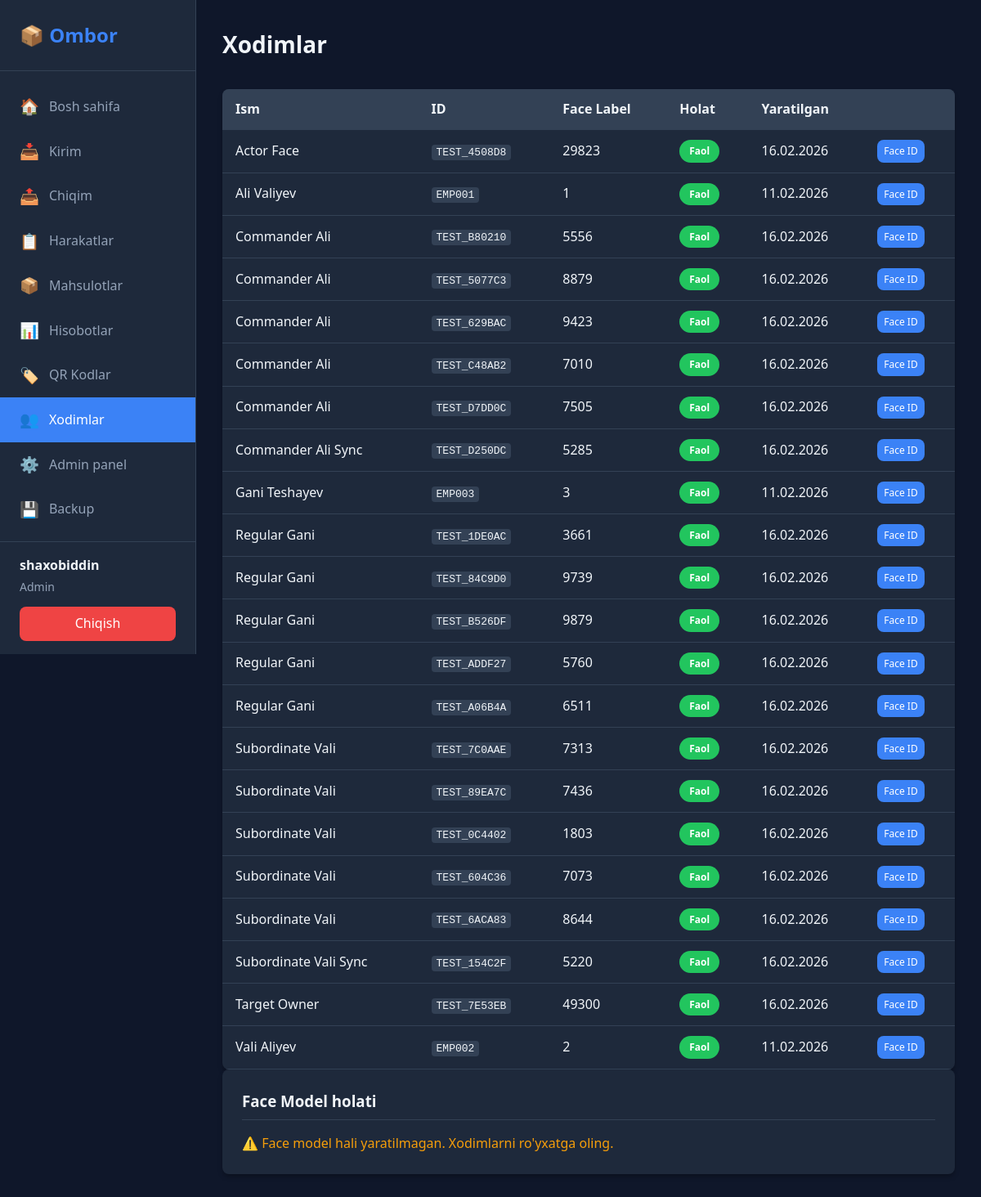
/employees/ (signed in), run on the app's committed database.
### accounts/models.py (models this page shows, shortened)
class User(AbstractUser):
    ROLE_CHOICES = [
        ('admin', 'Admin'),
        ('operator', 'Operator'),
        ('viewer', 'Viewer'),
    ]
    role = models.CharField(
        max_length=20,
        choices=ROLE_CHOICES,
        default='viewer',
        verbose_name="Rol"
    )
    class Meta:
        verbose_name = "Foydalanuvchi"
        verbose_name_plural = "Foydalanuvchilar"
    @property
    def is_admin_role(self):
        return self.role == 'admin'
    @property
    def is_operator_role(self):
        return self.role in ['admin', 'operator']

### inventory/models.py (models this page shows, shortened)
class Employee(models.Model):
    name = models.CharField(max_length=100, verbose_name="Ism")
    employee_id = models.CharField(max_length=50, unique=True, verbose_name="Xodim ID")
    photo = models.ImageField(upload_to='employees/', blank=True, null=True, verbose_name="Rasm")
    face_label = models.IntegerField(unique=True, verbose_name="Face Label (LBPH)")
    is_active = models.BooleanField(default=True, verbose_name="Faol")
    is_commander = models.BooleanField(default=False, verbose_name="Komandir (Rahbar)")
    assigned_categories = models.ManyToManyField(
        'Category',
        blank=True,
        related_name='assigned_employees',
        verbose_name="Biriktirilgan toifalar"
    )
    supervisor = models.ForeignKey(
        'self',
        on_delete=models.SET_NULL,
        null=True,
        blank=True,
        related_name='subordinates',
        verbose_name="Rahbar (Komandir)"
    )
    created_at = models.DateTimeField(auto_now_add=True)
    updated_at = models.DateTimeField(auto_now=True)
    class Meta:
        verbose_name = "Xodim"
        verbose_name_plural = "Xodimlar"
        ordering = ['name']

### inventory/views.py (the view)
# urls.py: path('employees/', views.employee_list, name='employee_list'),
@login_required
@admin_required
def employee_list(request):
    employees = Employee.objects.all().order_by('name')
    context = {
        'employees': employees,
        'face_service': FaceService(),
    }
    return render(request, 'inventory/employee_list.html', context)

### inventory/face_service.py (called while the page is built)
    def model_exists(self) -> bool:
        if not os.path.isdir(self.MODEL_DIR):
            return False
        return len(glob.glob(os.path.join(self.MODEL_DIR, '*.yml'))) > 0

### templates/inventory/employee_list.html (shortened to what this page needs)
{% extends 'base.html' %}
{% block content %}
<div class="page-header">
    <h1>Xodimlar</h1>
</div>
<div class="table-container">
    <table class="table">
        <thead>
            <tr>
                <th>Ism</th>
                <th>ID</th>
                <th>Face Label</th>
                <th>Holat</th>
                <th>Yaratilgan</th>
                <th></th>
            </tr>
        </thead>
        <tbody>
            {% for employee in employees %}
            <tr>
                <td>{{ employee.name }}</td>
                <td><code>{{ employee.employee_id }}</code></td>
                <td>{{ employee.face_label }}</td>
                <td>
                    {% if employee.is_active %}
                    <span class="badge badge-success">Faol</span>
                    {% else %}
                    <span class="badge badge-secondary">Nofaol</span>
                    {% endif %}
                </td>
                <td>{{ employee.created_at|date:"d.m.Y" }}</td>
                <td>
                    <a href="{% url 'employee_detail' employee.id %}" class="btn btn-sm btn-primary">
                        Face ID
                    </a>
                </td>
            </tr>
            {% empty %}
            <tr>
                <td colspan="6" class="text-center">Xodim topilmadi</td>
            </tr>
            {% endfor %}
        </tbody>
    </table>
</div>
<div class="info-card">
    <h3>Face Model holati</h3>
    {% if face_service.model_exists %}
    <p class="success">✅ Face model mavjud</p>
    {% else %}
    <p class="warning">⚠️ Face model hali yaratilmagan. Xodimlarni ro'yxatga oling.</p>
    {% endif %}
</div>
{% endblock %}

### templates/base.html (shortened to what this page needs)
<!DOCTYPE html>
<html lang="uz">
<head>
    <link rel="stylesheet" href="/static/css/main.css">
</head>
<body>
    {% if user.is_authenticated %}
    <div class="layout">
        <aside class="sidebar">
            <div class="sidebar-header">
                <h1 class="logo">📦 Ombor</h1>
            </div>
            <nav class="sidebar-nav">
                <a href="{% url 'dashboard' %}"
                    class="nav-item {% if request.resolver_match.url_name == 'dashboard' %}active{% endif %}">
                    <span class="icon">🏠</span> Bosh sahifa
                </a>
                {% if user.is_operator_role %}
                <a href="{% url 'movement_in' %}"
                    class="nav-item {% if request.resolver_match.url_name == 'movement_in' %}active{% endif %}">
                    <span class="icon">📥</span> Kirim
                </a>
                <a href="{% url 'movement_out' %}"
                    class="nav-item {% if request.resolver_match.url_name == 'movement_out' %}active{% endif %}">
                    <span class="icon">📤</span> Chiqim
                </a>
                {% endif %}
                <a href="{% url 'movement_list' %}"
                    class="nav-item {% if request.resolver_match.url_name == 'movement_list' %}active{% endif %}">
                    <span class="icon">📋</span> Harakatlar
                </a>
                <a href="{% url 'product_list' %}"
                    class="nav-item {% if request.resolver_match.url_name == 'product_list' %}active{% endif %}">
                    <span class="icon">📦</span> Mahsulotlar
                </a>
                <a href="{% url 'report_dashboard' %}"
                    class="nav-item {% if 'report' in request.resolver_match.url_name %}active{% endif %}">
                    <span class="icon">📊</span> Hisobotlar
                </a>
                <a href="{% url 'qr_code_dashboard' %}"
                    class="nav-item {% if 'qr' in request.resolver_match.url_name %}active{% endif %}">
                    <span class="icon">🏷️</span> QR Kodlar
                </a>
                {% if user.is_admin_role or user.is_staff or user.is_superuser %}
                <a href="{% url 'employee_list' %}"
                    class="nav-item {% if request.resolver_match.url_name == 'employee_list' %}active{% endif %}">
                    <span class="icon">👥</span> Xodimlar
                </a>
                <a href="{% url 'admin:index' %}" class="nav-item">
                    <span class="icon">⚙️</span> Admin panel
                </a>
                <a href="{% url 'backup_download' %}" class="nav-item">
                    <span class="icon">💾</span> Backup
                </a>
                {% endif %}
            </nav>
            <div class="sidebar-footer">
                <div class="user-info">
                    <span class="user-name">{{ user.username }}</span>
                    <span class="user-role">{{ user.get_role_display }}</span>
                </div>
                <a href="{% url 'logout' %}" class="logout-btn">Chiqish</a>
            </div>
        </aside>
        <main class="main-content">
            {% block content %}{% endblock %}
        </main>
    </div>
    {% else %}
    <div class="auth-container">
        {% block auth_content %}{% endblock %}
    </div>
    {% endif %}
</body>
</html>

### static/css/main.css (style rules this page uses)
:root { --primary: #3b82f6; --primary-dark: #2563eb; --success: #22c55e; --warning: #f59e0b; --danger: #ef4444; --info: #06b6d4; --secondary: #6b7280; --bg: #0f172a; --bg-card: #1e293b; --bg-input: #334155; --text: #f1f5f9; --text-muted: #94a3b8; --border: #334155; --sidebar-width: 240px; --radius: 8px; --shadow: 0 4px 6px -1px rgba(0, 0, 0, 0.3); }
* { box-sizing: border-box; margin: 0; padding: 0; }
body { font-family: 'Segoe UI', Tahoma, Geneva, Verdana, sans-serif; background: var(--bg); color: var(--text); line-height: 1.6; }
.layout { display: flex; min-height: 100vh; }
.sidebar { width: var(--sidebar-width); background: var(--bg-card); border-right: 1px solid var(--border); display: flex; flex-direction: column; position: fixed; height: 100vh; }
.sidebar-header { padding: 1.5rem; border-bottom: 1px solid var(--border); }
.logo { font-size: 1.5rem; font-weight: 700; color: var(--primary); }
.sidebar-nav { flex: 1; padding: 1rem 0; overflow-y: auto; }
.nav-item { display: flex; align-items: center; gap: 0.75rem; padding: 0.75rem 1.5rem; color: var(--text-muted); text-decoration: none; transition: all 0.2s; }
.nav-item.active { background: var(--primary); color: white; }
.nav-item .icon { font-size: 1.2rem; }
.sidebar-footer { padding: 1rem 1.5rem; border-top: 1px solid var(--border); }
.user-info { margin-bottom: 0.75rem; }
.user-name { display: block; font-weight: 600; }
.user-role { font-size: 0.875rem; color: var(--text-muted); }
.logout-btn { display: block; width: 100%; padding: 0.5rem; background: var(--danger); color: white; border: none; border-radius: var(--radius); text-decoration: none; text-align: center; cursor: pointer; }
.main-content { flex: 1; margin-left: var(--sidebar-width); padding: 2rem; }
.page-header { display: flex; justify-content: space-between; align-items: center; margin-bottom: 2rem; }
.page-header h1 { font-size: 1.75rem; }
.table-container { background: var(--bg-card); border-radius: var(--radius); overflow: hidden; box-shadow: var(--shadow); }
.table { width: 100%; border-collapse: collapse; }
.table th, .table td { padding: 0.75rem 1rem; text-align: left; border-bottom: 1px solid var(--border); }
.table th { background: var(--bg-input); font-weight: 600; }
.badge { display: inline-block; padding: 0.25rem 0.75rem; border-radius: 50px; font-size: 0.75rem; font-weight: 600; }
.badge-success { background: var(--success); color: white; }
.btn { display: inline-flex; align-items: center; gap: 0.5rem; padding: 0.5rem 1rem; border-radius: var(--radius); border: none; font-size: 0.875rem; font-weight: 500; cursor: pointer; text-decoration: none; transition: all 0.2s; }
.btn-primary { background: var(--primary); color: white; }
.btn-sm { padding: 0.25rem 0.5rem; font-size: 0.75rem; }
.detail-card, .items-card, .info-card { background: var(--bg-card); padding: 1.5rem; border-radius: var(--radius); box-shadow: var(--shadow); }
.detail-card h3, .items-card h3, .info-card h3 { margin-bottom: 1rem; padding-bottom: 0.5rem; border-bottom: 1px solid var(--border); }
code { background: var(--bg-input); padding: 0.125rem 0.375rem; border-radius: 4px; font-family: monospace; }
.warning { color: var(--warning); }
a { color: var(--primary); }

### data on the page
User: username "shaxobiddin", role "Admin"
Employee: name "Actor Face", employee_id "TEST_4508D8", face_label "29823", is_active "Faol", created_at "16.02.2026"
Employee: name "Ali Valiyev", employee_id "EMP001", face_label "1", is_active "Faol", created_at "11.02.2026"
Employee: name "Commander Ali", employee_id "TEST_B80210", face_label "5556", is_active "Faol", created_at "16.02.2026"
Employee: name "Commander Ali", employee_id "TEST_5077C3", face_label "8879", is_active "Faol", created_at "16.02.2026"
Employee: name "Commander Ali", employee_id "TEST_629BAC", face_label "9423", is_active "Faol", created_at "16.02.2026"
Employee: name "Commander Ali", employee_id "TEST_C48AB2", face_label "7010", is_active "Faol", created_at "16.02.2026"
Employee: name "Commander Ali", employee_id "TEST_D7DD0C", face_label "7505", is_active "Faol", created_at "16.02.2026"
Employee: name "Commander Ali Sync", employee_id "TEST_D250DC", face_label "5285", is_active "Faol", created_at "16.02.2026"
Employee: name "Gani Teshayev", employee_id "EMP003", face_label "3", is_active "Faol", created_at "11.02.2026"
Employee: name "Regular Gani", employee_id "TEST_1DE0AC", face_label "3661", is_active "Faol", created_at "16.02.2026"
Employee: name "Regular Gani", employee_id "TEST_84C9D0", face_label "9739", is_active "Faol", created_at "16.02.2026"
Employee: name "Regular Gani", employee_id "TEST_B526DF", face_label "9879", is_active "Faol", created_at "16.02.2026"
Employee: name "Regular Gani", employee_id "TEST_ADDF27", face_label "5760", is_active "Faol", created_at "16.02.2026"
Employee: name "Regular Gani", employee_id "TEST_A06B4A", face_label "6511", is_active "Faol", created_at "16.02.2026"
Employee: name "Subordinate Vali", employee_id "TEST_7C0AAE", face_label "7313", is_active "Faol", created_at "16.02.2026"
Employee: name "Subordinate Vali", employee_id "TEST_89EA7C", face_label "7436", is_active "Faol", created_at "16.02.2026"
Employee: name "Subordinate Vali", employee_id "TEST_0C4402", face_label "1803", is_active "Faol", created_at "16.02.2026"
Employee: name "Subordinate Vali", employee_id "TEST_604C36", face_label "7073", is_active "Faol", created_at "16.02.2026"
Employee: name "Subordinate Vali", employee_id "TEST_6ACA83", face_label "8644", is_active "Faol", created_at "16.02.2026"
Employee: name "Subordinate Vali Sync", employee_id "TEST_154C2F", face_label "5220", is_active "Faol", created_at "16.02.2026"
Employee: name "Target Owner", employee_id "TEST_7E53EB", face_label "49300", is_active "Faol", created_at "16.02.2026"
Employee: name "Vali Aliyev", employee_id "EMP002", face_label "2", is_active "Faol", created_at "11.02.2026"
